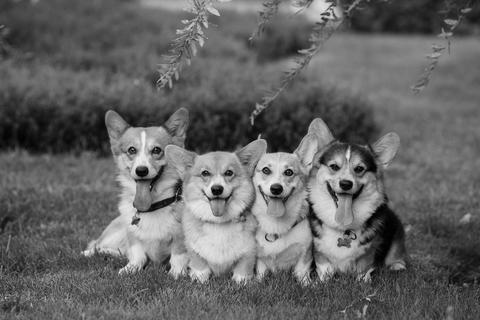
#> input picture ECE311/lab2/test-image.jpg, 480 x 320 px
$ jupyter execute --allow-errors Lab2-checkpoint-Copy1.ipynb   (shell and % lines are left out)
#> lines starting #> are read from the running program, lines starting #| are printed output that depends on the picture
# ECE 311 Lab 2: LSI Systems
## Due Date: 9/23 @ 11:59PM on Compass
In this lab, we will explore Linear Shift-Invariant (LSI) systems and their properties with applications involving toy signals, image filtering, stock data, and even an example of a simple non-linear system. Let's get started!

[cell 1]
#import necessary libraries for this lab
import numpy as np
import scipy.signal as signal
import matplotlib.pyplot as plt

from skimage.io import imread

## Getting Started with Convolution

We remember from ECE 210, that convolution describes how any continuous-time input signal is processed by an LTI system. Given an input $x(t)$ and an LTI system's impulse response $h(t)$, the system output $y(t)$ is given by

$$
y(t) = x(t) * h(t).
$$

Recall that convolution for continous signals is defined as

$$
y(t) = \int_{\tau = -\infty}^{\infty}x(\tau)h(t-\tau)d\tau = \int_{\tau=-\infty}^{\infty}x(t-\tau)h(\tau)d\tau.
$$

You have learned in ECE 310 that discrete-time LSI systems also have an impulse response $h[n]$, which is the system response to a unit Kronecker delta $\delta[n]$ input. Thus we can express the system output given an input signal via discrete-time convolution.

$$
y[n] = x[n] * h[n]
$$

$$
y[n] = \sum_{k=-\infty}^{\infty}x[k]h[n-k] = \sum_{k=-\infty}^{\infty}x[n-k]h[k]
$$

Like the width properties of continuous-time convolution, if $x$ is of length $N$ and $h$ is of length $M$, the result $y$ will be of length $N+M-1$. It is important to note that every LSI system can be represented by a convolution, every system that can be expressed as a convolution has an impulse response, and any system with an impulse response must be LSI. This means the relationship between LSI systems, convolution, and impulse responses is an "if and only if" relationship; they all imply one another! This is something handy to keep in mind whenever you want to identify and describe an LSI system.

The key function we will use to perform convolutions is the $\textrm{convolve()}$ function in the $\textrm{scipy.signal}$ module. The usage of this function for an example system is as follows:

$$
x[n] = \delta[n]+2\delta[n-2]+3\delta[n-4]
$$

$$
y[n] = x[n]+3x[n-1]
$$

[cell 2]
x = np.array([1,0,2,0,3]) #input signal
h = np.array([1,3]) #filter/system's impulse response
y = signal.convolve(x,h) #signal.convolve(in1,in2)

print(y) #verify this result by hand!

Note how we extracted the system's impulse response for the system's Linear Constant Coefficient Difference Equation (LCCDE). Our first term takes the present input value and multiplies it by one, and the second term multiplies the most recent input by three. Intuitively, when we flip and shift our filter $h$ for the convolution, we will be applying this system to the input signal at each shift step. The $\textrm{signal.convolve()}$ function assumes the arrays that represent our signals begin at index zero.

## Exercise 1: Implementing LSI Systems

In the below code cell, implement the following LSI systems and plot the system response (using $\textrm{plt.stem()}$) to each of the listed input signals. Comment on the results in the following Markdown cell. Remember to determine the LCCDE for each system to infer its impulse response!

* System A: $y_a[n] = -x[n]+2x[n-1]-x[n-2]$

* System B: $y_b[n] = \frac{1}{4}x[n]+\frac{1}{2}x[n-1]+\frac{1}{4}x[n-2]$

* $x_1[n] = u[n] - u[n-7], 0\leq n\leq 10$

* $x_2[n] = \sin(\frac{\pi}{2}n), 0\leq n\leq 10$

[cell 3]
#create input signals here:
#Hint: Use np.sin and np.pi!
x1 = np.array([1,1,1,1,1,1,1,0,0,0,0])
x2 = np.array([np.sin(np.pi*i/2)for i in range(0,10)])
#System A
A = np.array([-1,2,-1])
#plot result for x1
y1 = signal.convolve(x1,A)
plt.figure()
plt.title('Convolution1')
plt.stem(y1)
plt.xlabel('Index')
plt.ylabel('Some units')
print(y1)
#plot result for x2
y2 = signal.convolve(x2,A)
plt.figure()
plt.title('Convolution2')
plt.stem(y2)
plt.xlabel('Index')
plt.ylabel('Some units')
print(y2)
#System B
B = np.array([1/4,1/2,1/4])
#plot result for x1
y3 = signal.convolve(x1,B)
plt.figure()
plt.title('Convolution3')
plt.stem(y3)
plt.xlabel('Index')
plt.ylabel('Some units')
print(y3)
#plot result for x2
y4 = signal.convolve(x2,B)
plt.figure()
plt.title('Convolution4')
plt.stem(y4)
plt.xlabel('Index')
plt.ylabel('Some units')
print(y4)
#> figure, not shown here; curve peaks at x = 1, y = 1
#> figure, not shown here; curve peaks at x = 10, y = 2
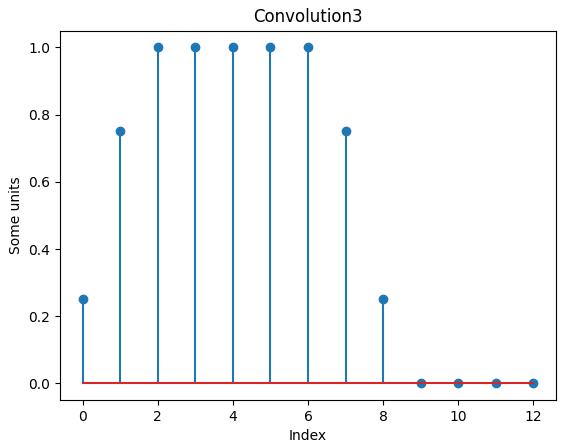
#> figure drawn by matplotlib, 1 panel; curve peaks at x = 2, y = 1
#> figure, not shown here; curve peaks at x = 2, y = 0.5

Comments here:
(Consider how the different filters affect the flatter and faster moving parts of the input signals. What do you think each filter is doing?)

## Exercise 2: Bitcoin Pricing Correction

One type of signal could be some non-physical 1D information. An example of this would be stock price or cryptocurrency data. This data is notoriously noisy and can jump around unpredictably.

Remember that the systems we work with can be either causal or non-causal. A causal system only uses present and past information or values to calculate its present values, while a non-causal system can leverage future information. In this excercise, we will compare causal and non-causal versions of a filter to smooth a day's worth of bitcoin pricing data. We have provided 24 hours of prices with pricing updates every minute (1440 points). The date in question is Christmas Eve Day (12/24), 2017.

#> (a cell that did not finish here is left out)

Pretty noisy, right? Maybe a lot of last-minute Christmas gifts made the price even more unpredictable!

In this exercise, you will implement two length-51 moving average filters on this Bitcoin price data. The first will be causal and the second will be non-causal. Mathematically, we can represent these systems as follows:

$$
y_1[n] = \frac{1}{51}\sum_{i=0}^{50}x[n - i]
$$

$$
y_2[n] = \frac{1}{51}\sum_{i=-25}^{25}x[n - i]
$$

Furthermore, since the moving average filter is an LSI system (verify this for yourself!) we may implement it as a convolution. A natural question to ask is how does the $\textrm{signal.convolve()}$ function perform non-causal convolution? How can you indicate negative indices when making an array for a system's impulse response? This is where the "same" mode comes in! We may use the "same" mode as follows:

```
y = signal.convolve(x,h,'same'),
```

where $x$ is of length $N$ and $h$ is length $M$. This line of code will perform a full linear convolution like the default mode, but then it will only keep the center $N$ values (length of first argument/array). This operation is equivalent to zero-centering our filter array (second argument/array). You may want to try a couple small examples to convince yourself this is true. The "same" mode will be important to keep in mind throughout this lab and the rest of the course.

**Important Note:** For the following two parts, we have provided the appropriate start and end indices to help us make sure each implementation returns results of the same size and to remove initial condition worries (ramping behavior since we would have fewer than 51 samples as the filter has partial overlap). You should build the appropriate impulse response $h$ for filtering and correctly use the $\textrm{scipy.signal()}$ to implement the requested system.

a. Apply the causal filter to the provided bitcoin price data (contained in the ``bitcoin_data`` variable). Plot the original and smoothed data on the same plot. To make sure your output is the same length and matches up correctly in time, you should slice out entries from result the same way we did to create the ``truth_data`` variable.

b. Apply the non-causal filter to the provided bitcoin price data. Plot the original and smoothed data on the same plot. To make sure your output is the same length and matches up correctly in time, you should slice out entries from result the same way we did to create the ``truth_data`` variable.

c. Plot the error signals for each filter on the same plot. Let the error signal for a system's output be given by

$$
y_e = y - \hat{y},
$$

where $\hat{y}$ is the system output and $y$ is the sliced original data used for plotting, ``truth_data``.

d. Comment on the results in the following Markdown cell. What is noticeably different? Is it better to know a lot of past information or a decent amount of past and future information?

#> (a cell that did not finish here is left out)

#> (a cell that did not finish here is left out)

[cell 7]
#Provided code
L = 51
half_L = 25
start = 50
#> (the rest of this cell did not finish here and is left out)

Comments for part 2.d here:
Comparing to the causal system error figure, the non-causal one seems to be more smooth and stable, which means that non-causal system
has higher accuracy and less error. So it is better to know both past and future data with a decent amount.

# Image Convolution

In ECE 310, we typically focus on the implications of filtering in the frequency domain of a 1D signal. Our most common idea of a 1D signal is a piece of audio. In this section, we will experiment with image filtering along both axes of an image and see that we can do more than just filtering with convolution.

## Exercise 3: 1D Image Convolution

Implement a 1D length 21 moving average filter on the provided ``test-image.jpg`` image along its:

a. Rows

b. Columns

c. Rows then columns

d. Columns then rows

Plot each of the resulting images and give them unique titles.

e. Comment on the images from the "rows then columns" and "columns then rows" procedures. Are they the same? Explain your answer, why are they the same or different?

[cell 8]
#make filter and load image
image = imread('test-image.jpg')
#> image is the input picture: shape (320, 480); min 0, max 253, mean 101.1
plt.figure(figsize=(10,6))
plt.imshow(image,'gray')
plt.title('Original Image')
L = 21
h = np.ones(L) * 1/21
n_rows,n_cols = image.shape
#> n_rows = 320; n_cols = 480
#Code for 3.a along rows (apply filter to each row independently)
image_row = np.zeros(image.shape)
#Hint: image_row[i,:] = signal.convolve(image[i,:],h,'same') for each row
for i in range(n_rows):
    image_row[i,:] = signal.convolve(image[i,:],h,'same')
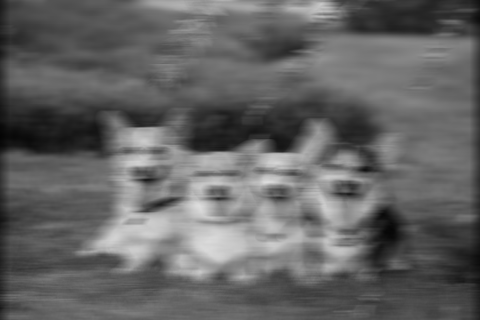
#> image_row: shape (320, 480) float64; min 4.67, max 221.9, mean 100.2
plt.figure()
plt.imshow(image_row, 'gray')
plt.title('only rows')

#along the columns (3.b)
image_col = np.zeros(image.shape)
for j in range(n_cols):
    image_col[:,j] = signal.convolve(image[:,j],h,'same')
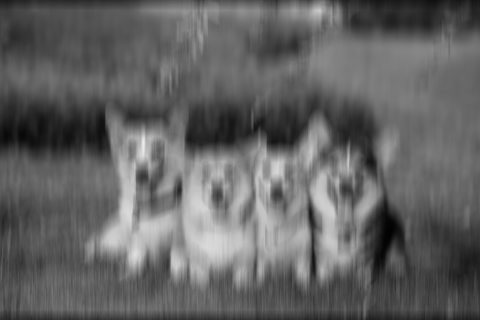
#> image_col: shape (320, 480) float64; min 2.43, max 235.8, mean 99.5
plt.figure()
plt.imshow(image_col, 'gray')
plt.title('only columns')

#rows then columns (3.c)
image_row_col = np.zeros(image.shape)
for a in range(n_rows):
    image_row_col[a,:] = signal.convolve(image[a,:],h,'same')
for b in range(n_cols):
    image_row_col[:,b] = signal.convolve(image_row_col[:,b],h,'same')
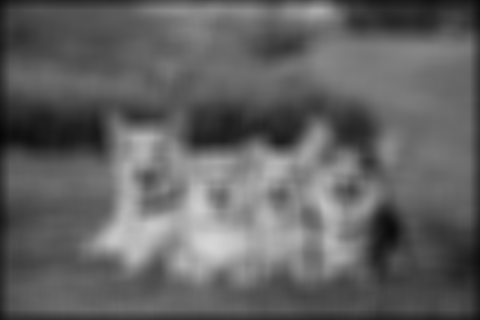
#> image_row_col: shape (320, 480) float64; min 7.6, max 214.5, mean 98.6
plt.figure()
plt.imshow(image_row_col, 'gray')
plt.title('first row then column')


#columns then rows (3.d)
image_col_row = np.zeros(image.shape)
for c in range(n_cols):
    image_col_row[:,c] = signal.convolve(image[:,c],h,'same')
for d in range(n_rows):
    image_col_row[d,:] = signal.convolve(image_col_row[d,:],h,'same')
plt.figure()
plt.imshow(image_col_row, 'gray')
plt.title('first column then row')


# Two images are the same. According to the property of convolution, the order does not affec the result. (y[n] = x[n]*h[n] = h[n]*x[n])

Comments for 3.e:
Two images are the same. According to the property of convolution, the order does not affec the result. (y[n] = x[n]*h[n] = h[n]*x[n])

## Exercise 4: Building an Edge Detector

Let's now apply image convolution to perform edge detection. We will build a simple edge detector step-by-step using the following simple 1D filter:

$$
h[n] = \delta[n+1] - \delta[n-1]
$$

a. Intuitively or mathematically, what does this filter do to an input signal? In other words, what parts of a signal would give a strong (large magnitude) response and what parts would give a weak (small magnitude) response? You may answer this with a couple signal examples and the result of convolution with $h[n]$ or qualitative intuition.

b. Is this filter causal? Why or why not? Is it a problem if the filter is non-causal? (Hint: consider the contexts in which we cannot violate causality!)

Note: For the next two parts, please store your results in separate variables. This will make part (e) much cleaner.

c. Apply $h[n]$ along the rows of the ``test-image.jpg`` image. Plot the result with a grayscale color mapping.

d. Apply $h[n]$ along the columns of the ``test-image.jpg`` image. Plot the result with a grascale color mapping.

So far we have checked for edge-like features in the image going along the rows and columns. Imagine these two results as being vectors indicating edge strength along the row axis and column axis of the image, respectively. Take a minute to look at the differences between these two resulting images. Can you tell which one is detecting edges within a row and which one is doing so within a column? What would be a sensible way to incorporate these two dimensions of information? Imagine they form a 2D vector and take the norm! More precisely:

$$
I_F(r,c) = \sqrt{\left(I_R(r,c)\right)^2 + \left(I_C(r,c)\right)^2},
$$

where $I_R$ and $I_C$ are the row and column filtered results, respectively.

e. Build the final result image $I_F$ according to the above equation. Plot the result again with a grayscale color mapping.

Answer for 4.a here:
This filter can tell the difference on the edges due to the unique shape after convolution.The graph inside the edge will give a strong response and the area outside the edge will give a weak response.

Answer for 4.b here:
The filter is non-causal.The only problem is that we should notice the convolution process is a liitle bit different thant the original one.

[cell 9]
#load test-image.jpg
test = imread('test-image.jpg')

#Code for 4.c here:
h = [1,0,-1]
along_rows = np.zeros(test.shape)
n_rows,n_cols = test.shape
for i in range(n_rows):
    along_rows[i,:] = signal.convolve(test[i,:],h,'same')
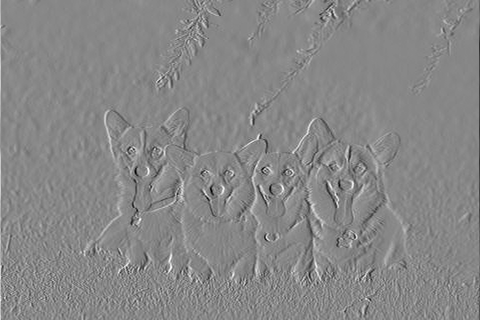
#> along_rows: shape (320, 480) float64; min -201, max 177, mean 0; drawn with min black and max white
plt.figure()
plt.imshow(along_rows, 'gray')
plt.title('along rows')

#Code for 4.d here:
along_cols = np.zeros(test.shape)
for j in range(n_cols):
    along_cols[:,j] = signal.convolve(test[:,j],h,'same')
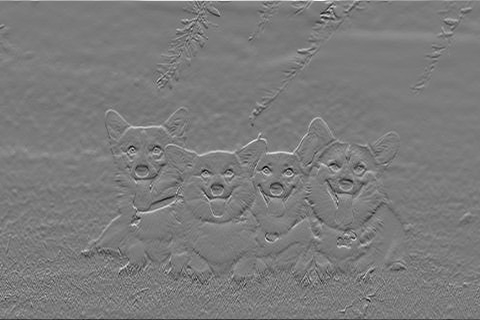
#> along_cols: shape (320, 480) float64; min -204, max 217, mean 0; drawn with min black and max white
plt.figure()
plt.imshow(along_cols, 'gray')
plt.title('along cols')

#Code for 4.e here:
final = np.zeros(test.shape)
final = np.sqrt(along_rows**2+along_cols**2)
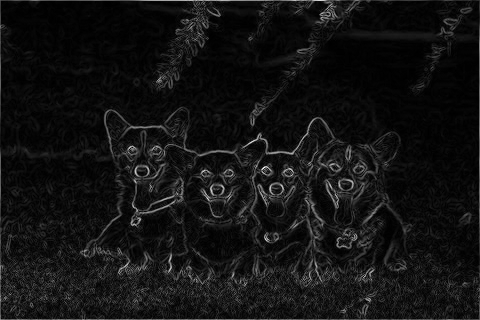
#> final: shape (320, 480) float64; min 0, max 253.2, mean 18.7

plt.figure()
plt.imshow(final, 'gray')
plt.title('final result')

## 2D Image Convolution

We don't need to limit ourselves to 1D image convolution. Our filters or "kernels" can be in two dimensions also! We will not spend much time on the math of 2D convolution/filtering in this class because it is best left for ECE 418 (Image and Video Processing); still,  we can use Python to try it out. But let's try something other than filtering this time!

Image convolution is not just for filtering or modifying an image. We can also use convolution to extract information from an image. Remember that convolution is is the process of "flipping and shifting" one signal over another signal. At each shift location, we perform a dot product (or inner product) to see how $\textit{similar}$ the signals are. A larger value at the output means the two signals were more similar. The following image illustrates 2D convolution.

More formally, say we have a $3x3$ convolution kernel $\mathcal{K}$ where the center pixel is at index $(0,0)$, the result of the 2D convolution at pixel $(i,j)$ for image $I$ is given by:

$$
O(i,j) = \sum_{k=-1}^{1}\sum_{l=-1}^{1}I(i-k,j-l)\cdot\mathcal{K}(k,l)
$$

Now, why is this useful? Suppose you want to design a system to recognize handwritten digits. How can you tell the difference between a "1" and a "4", for example? Think about how you as a human can separate these numbers! They both typically have one large vertical line down the middle, but we know we can differentiate them because a "4" has another shorter vertical line (depending how you draw it) and a horizontal line connecting them. This is where 2D convolution can help us! How about we create convolution kernels to highlight features we know to be discriminative, like horizontal and vertical lines.

The below code cell includes a function to perform 2D image convolution on a target image given a convolution kernel. We have also provided two 2D kernels: one for horizontal features and another for vertical features.

[cell 10]
def convolve_2d(image,kernel):
    result = signal.convolve2d(image,kernel,'same')
    result[result < 0] = 0 #Keep values non-negative
    return result

#identify horizontal lines
horiz_kernel = np.array([[-2,-2,-2,-2,-2],
                         [1,1,1,1,1],
                         [1,1,1,1,1],
                         [1,1,1,1,1],
                         [-2,-2,-2,-2,-2]])

#identify vertical lines
vert_kernel = np.array([[-2,1,1,1,-2],
                        [-2,1,1,1,-2],
                        [-2,1,1,1,-2],
                        [-2,1,1,1,-2],
                        [-2,1,1,1,-2]])

In the folder for this lab, we have provided example images of the numbers "1", "4", and "8" from the popular MNIST dataset. These images are 28x28 and grayscale. Let's see what our filters can identify in the ``one.jpg`` image! Note the different scales on the feature image colorbars.

#> (a cell that did not finish here is left out)

## Exercise 5: 2D Image Convolution for Feature Detection

a. Create similar plots as the above example for the "1" image for the "4" (``four.jpg``) and "8" (``eight.jpg``) images in the following code cell.

b. Comment on the results and compare what is highlighted for each number.

c. What is the significance of having negative kernel values around the positive "feature highlighting" values? Try playing around with the kernels or creating your own kernel if you are unsure.

#> (a cell that did not finish here is left out)

Answer for 5b:
As for "4", the highlighted areas are horizontal part and vertical part respectively.
As for "8", the horizontal one looks like a "3" and the vertical one looks like a scissors.

Answer for 5c:
The negative numbers around the positive areas help to distinguish the area we want to highlight with the shadowed areas. If we remove the negative numbers, the highlighted area will become very large and unclear.

For the final activity, we will explore an example of a non-linear system. First, a bit of background.

There are many different types of noise that can appear in images. One such type is salt-and-pepper noise. This noise occurs when pixels in a camera or an existing image become fully active or inactive. In other words, a normal pixel either takes on its minimum or maximum possible value. The following code cell shows an original image and a version of it that has been corrupted by 20% salt-and-pepper noise (20% of the pixels are affected). In this activity, we will see whether we can use our LSI systems from before to denoise our image.

[cell 13]
clean_image = imread('clean-image.jpg')
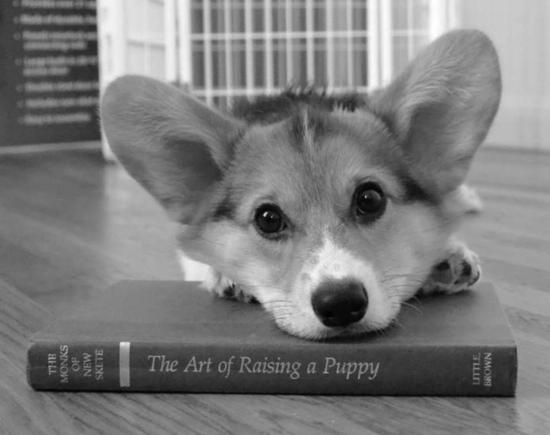
#> input picture ECE311/lab2/clean-image.jpg, 550 x 435 px
#> clean_image is the input picture: shape (435, 550); min 0, max 255, mean 124.5
noisy_image = imread('noisy-image.jpg')
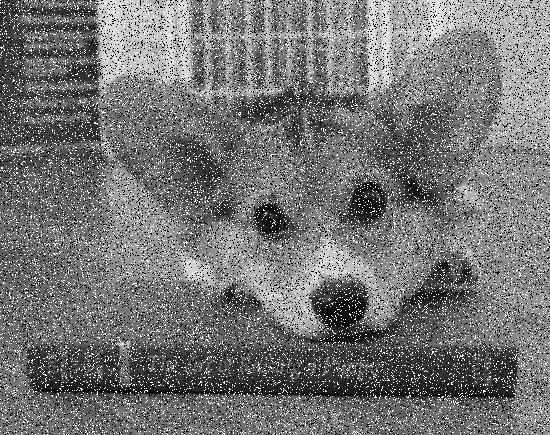
#> input picture ECE311/lab2/noisy-image.jpg, 550 x 435 px
#> noisy_image is the input picture: shape (435, 550); min 0, max 255, mean 116.6
plt.figure(figsize=(15,15))
plt.subplot(121)
plt.imshow(clean_image,'hot')
plt.title('Original Image')
plt.subplot(122)
plt.imshow(noisy_image,'hot')
plt.title('Image with 20% Salt-and-Pepper Noise')

## Exercise 6: Non-Linear Systems are Cool Too!

We will attempt to use two different filters: a 5x5 mean filter and a 5x5 median filter. Note that a median filter is a non-linear system! A 5x5 median filter simply takes the median of the 25 pixels surrounding the center pixel in the filter and assigns that value to the center pixel.

a. Explain/prove why the median filter is a non-linear system. You may write your answer with respect to a one-dimensional median filter.

b. Apply a 5x5 mean filter to the noisy image and plot the result. You can do this two different ways. You can apply a length-5 mean filter along the rows and columns in any order or use our $\textrm{convolve_2d()}$ function from before with an appropriate filter you create.

c. Apply a 5x5 median filter to the noisy image and plot the result. Use $\textrm{signal.medfilt()}$ to perform the filtering. Look up the scipy documentation for notes on this function's usage.

d. Comment on the differences. Which filter seems to work better? Why do you think so?

[cell 14]
# Code for 6.b
mean_filter=[[1/5,1/5,1/5,1/5,1/5],
             [1/5,1/5,1/5,1/5,1/5],
             [1/5,1/5,1/5,1/5,1/5],
             [1/5,1/5,1/5,1/5,1/5],
             [1/5,1/5,1/5,1/5,1/5]]
mean = convolve_2d(noisy_image,mean_filter)
plt.figure()
plt.title('mean convolution')
plt.imshow(mean,'gray')
plt.colorbar(fraction=0.05)

# Code for 6.c

median = signal.medfilt(noisy_image)
plt.figure()
plt.title('median convolution')
plt.imshow(median,'gray')
plt.colorbar(fraction=0.05)
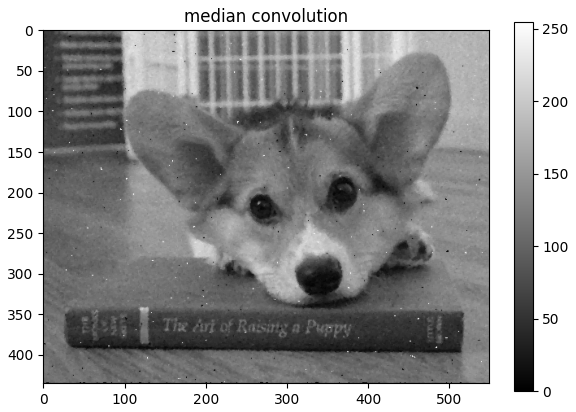
#> figure drawn by matplotlib, 2 panels
